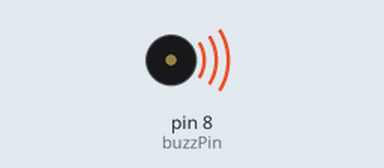
Bench run of a sketch on a simulated Arduino Uno, built with avr-gcc and run on an emulated ATmega328P. On the bench: buzzer (waves = sounding).

Above: at 0.06 s.
At 4.44 s:
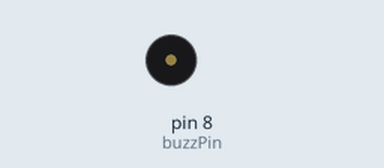
Timing chart, 0 to 6.2 s (numbered marks = the images above):
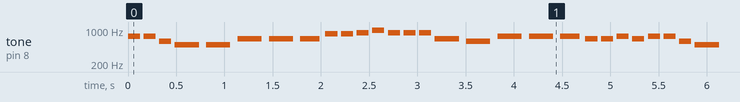

The sketch:

Passive_buzzer_music_Take_on_me_.ino
```cpp
//A-ha!
//by GeneralSpud

// For this to work, we need the pitches library

#include "pitches.h"

// Two things need to be created: the array for the notes of the melody (in order)
// and the duration of each (think of it like sheet music in two parts)

// BOTH ARRAYS MUST BE THE SAME SIZE!

// The melody array
int buzzPin=8;
int melody[] = {
  NOTE_FS5, NOTE_FS5, NOTE_D5, NOTE_B4, NOTE_B4, NOTE_E5,
  NOTE_E5, NOTE_E5, NOTE_GS5, NOTE_GS5, NOTE_A5, NOTE_B5,
  NOTE_A5, NOTE_A5, NOTE_A5, NOTE_E5, NOTE_D5, NOTE_FS5,
  NOTE_FS5, NOTE_FS5, NOTE_E5, NOTE_E5, NOTE_FS5, NOTE_E5
};

// The note duration, 8 = 8th note, 4 = quarter note, etc.
int durations[] = {
  8, 8, 8, 4, 4, 4,
  4, 5, 8, 8, 8, 8,
  8, 8, 8, 4, 4, 4,
  4, 5, 8, 8, 8, 8
};
// determine the length of the arrays to use in the loop iteration
int songLength = sizeof(melody)/sizeof(melody[0]);
void setup() {
 //We don't need anything here
 pinMode(buzzPin,OUTPUT);
}

void loop() {
  // Iterate through both arrays
  // Notice how the iteration variable thisNote is created in the parenthesis
  // The for loop stops when it is equal to the size of the melody array
  for (int thisNote = 0; thisNote < songLength; thisNote++){
    // determine the duration of the notes that the computer understands
    // divide 1000 by the value, so the first note lasts for 1000/8 milliseconds
    int duration = 1000/ durations[thisNote];
    tone(8, melody[thisNote], duration);
    // pause between notes
    int pause = duration * 1.3;
    delay(pause);
    // stop the tone
    noTone(8);
  }
}
```

Measured:
- by itself, tone on pin 8 (buzzPin): plays 740 Hz for 0.13 s, 740 Hz for 0.13 s, 587 Hz for 0.13 s, 494 Hz for 0.25 s, 494 Hz for 0.25 s, 659 Hz for 0.25 s … (580 notes in this stretch)
